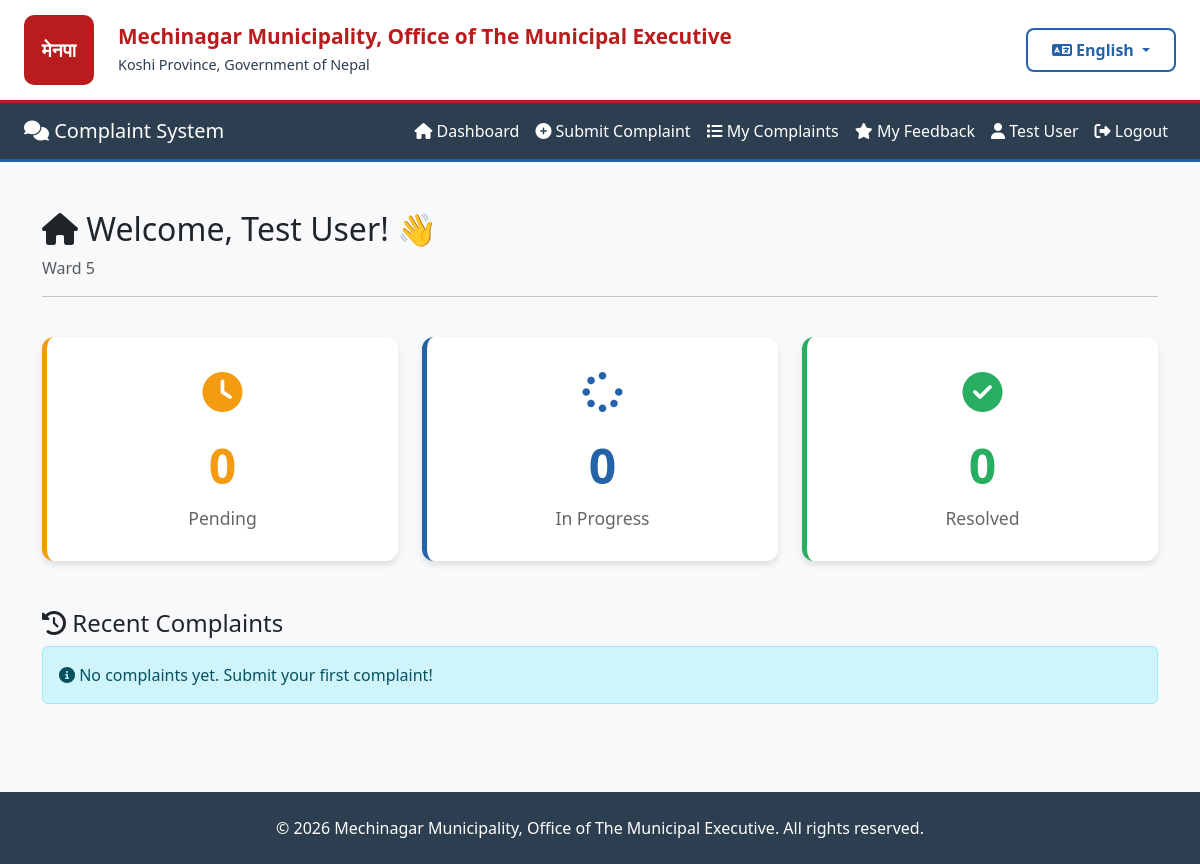
Before: /accounts/dashboard/ (signed in) with the older database file.
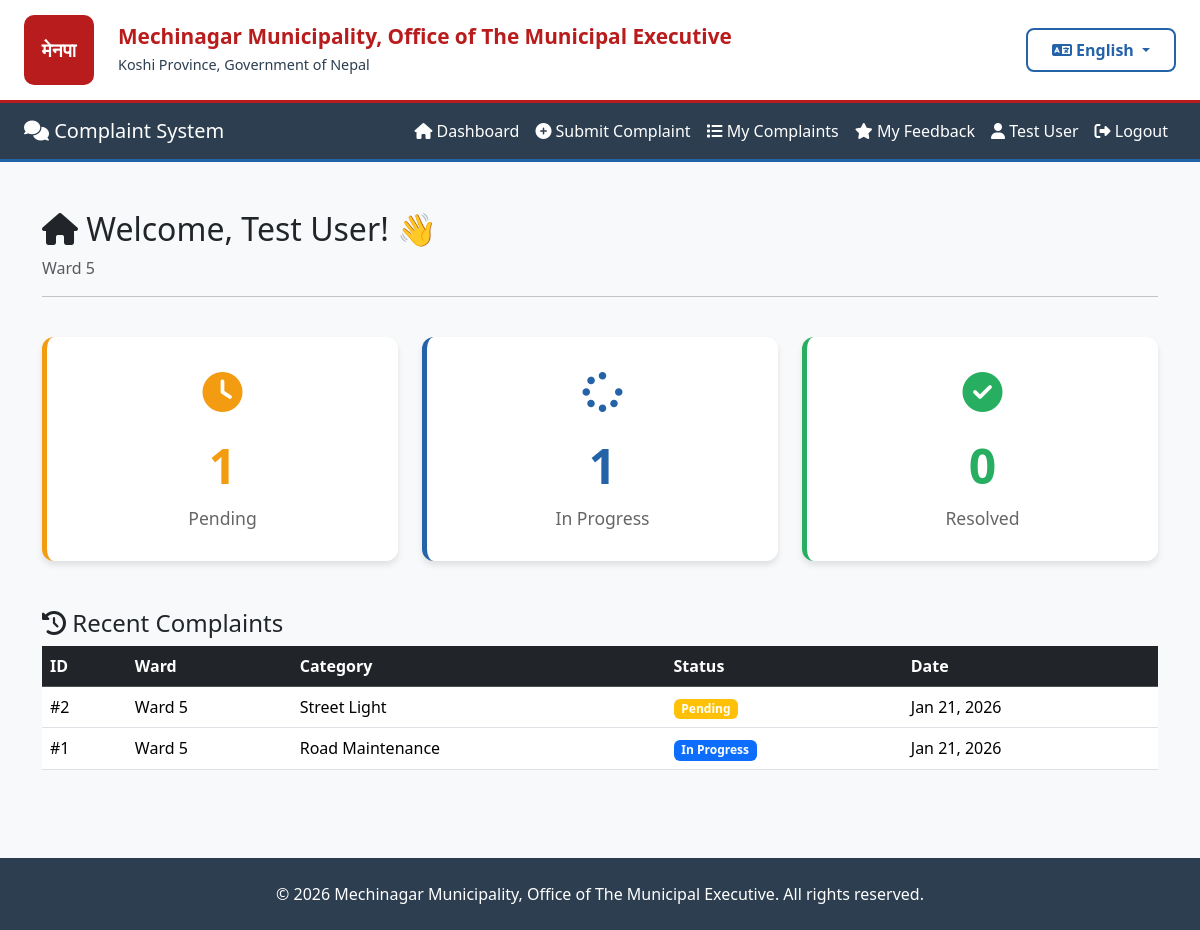
After: the same page with the newer database file.
### complaints/models.py (models this page shows, shortened)
class Complaint(models.Model):
    STATUS_CHOICES = [
        ('Pending', 'Pending'),
        ('In Progress', 'In Progress'),
        ('Resolved', 'Resolved'),
    ]
    CATEGORY_CHOICES = [
        ('Road Maintenance', 'Road Maintenance'),
        ('Street Light', 'Street Light'),
        ('Water Supply', 'Water Supply'),
        ('Sanitation', 'Sanitation'),
        ('Traffic', 'Traffic'),
        ('Parks', 'Parks & Recreation'),
        ('Other', 'Other'),
    ]
    WARD_CHOICES = [(str(i), f'Ward {i}') for i in range(1, 16)]
    user = models.ForeignKey(
        settings.AUTH_USER_MODEL,
        on_delete=models.CASCADE,
        related_name='complaints'
    )
    ward = models.CharField(
        max_length=2,
        choices=WARD_CHOICES,
        help_text="Select your ward number (1-15)"
    )
    category = models.CharField(max_length=100, choices=CATEGORY_CHOICES)
    description = models.TextField()
    image = models.ImageField(upload_to=complaint_image_path, blank=True, null=True)
    status = models.CharField(max_length=20, choices=STATUS_CHOICES, default='Pending')
    created_at = models.DateTimeField(auto_now_add=True)
    updated_at = models.DateTimeField(auto_now=True)
    class Meta:
        db_table = 'complaints'
        ordering = ['-created_at']
        verbose_name = 'Complaint'
        verbose_name_plural = 'Complaints'
        indexes = [
            models.Index(fields=['status', 'created_at']),
            models.Index(fields=['ward', 'status']),
        ]

### accounts/views.py (the view)
# urls.py: path('dashboard/', views.citizen_dashboard, name='citizen_dashboard'),
def citizen_dashboard(request):
    if not request.user.is_authenticated:
        return redirect('citizen_login')
    from complaints.models import Complaint
    from django.db.models import Count, Q
    stats = Complaint.objects.filter(user=request.user).aggregate(
        pending=Count('id', filter=Q(status='Pending')),
        in_progress=Count('id', filter=Q(status='In Progress')),
        resolved=Count('id', filter=Q(status='Resolved'))
    )
    recent_complaints = Complaint.objects.filter(user=request.user).select_related('user').order_by('-created_at')[:5]
    context = {
        'stats': stats,
        'recent_complaints': recent_complaints
    }
    return render(request, 'accounts/dashboard.html', context)

### core/context_processors.py (called while the page is built)
def language(request):
    lang = request.session.get('language', 'en')
    return {
        'lang': lang,
        'translations': get_lang_dict(lang),
        't': get_lang_dict(lang),  # Shorter alias
    }

### core/translation.py (called while the page is built)
def get_lang_dict(lang='en'):
    return TRANSLATIONS.get(lang, TRANSLATIONS['en'])

### accounts/templates/accounts/dashboard.html (shortened to what this page needs)
{% extends 'base.html' %}
{% block content %}
<div class="container py-4">
    <div class="row mb-4">
        <div class="col-12">
            <h2>
                <i class="fas fa-home"></i> Welcome, {{ user.fullname }}! 👋
            </h2>
            {% if user.ward %}
                <p class="text-muted">Ward {{ user.ward }}</p>
            {% endif %}
            <hr>
        </div>
    </div>
    <div class="row g-4 mb-5">
        <div class="col-md-4">
            <div class="stats-card pending">
                <div class="icon-container">
                    <i class="fas fa-clock" style="color: #f39c12;"></i>
                </div>
                <h2>{{ stats.pending }}</h2>
                <p>Pending</p>
            </div>
        </div>
        <div class="col-md-4">
            <div class="stats-card progress">
                <div class="icon-container">
                    <i class="fas fa-spinner" style="color: #2563a8;"></i>
                </div>
                <h2>{{ stats.in_progress }}</h2>
                <p>In Progress</p>
            </div>
        </div>
        <div class="col-md-4">
            <div class="stats-card resolved">
                <div class="icon-container">
                    <i class="fas fa-check-circle" style="color: #27ae60;"></i>
                </div>
                <h2>{{ stats.resolved }}</h2>
                <p>Resolved</p>
            </div>
        </div>
    </div>
    <div class="row">
        <div class="col-12">
            <h4><i class="fas fa-history"></i> Recent Complaints</h4>
            {% if recent_complaints %}
                <div class="table-responsive">
                    <table class="table table-hover">
                        <thead class="table-dark">
                            <tr>
                                <th>ID</th>
                                <th>Ward</th>
                                <th>Category</th>
                                <th>Status</th>
                                <th>Date</th>
                            </tr>
                        </thead>
                        <tbody>
                            {% for complaint in recent_complaints %}
                                <tr>
                                    <td>#{{ complaint.id }}</td>
                                    <td>Ward {{ complaint.ward }}</td>
                                    <td>{{ complaint.category }}</td>
                                    <td>
                                        {% if complaint.status == 'Pending' %}
                                            <span class="badge bg-warning">Pending</span>
                                        {% elif complaint.status == 'In Progress' %}
                                            <span class="badge bg-primary">In Progress</span>
                                        {% else %}
                                            <span class="badge bg-success">Resolved</span>
                                        {% endif %}
                                    </td>
                                    <td>{{ complaint.created_at|date:"M d, Y" }}</td>
                                </tr>
                            {% endfor %}
                        </tbody>
                    </table>
                </div>
            {% else %}
                <div class="alert alert-info">
                    <i class="fas fa-info-circle"></i> No complaints yet. Submit your first complaint!
                </div>
            {% endif %}
        </div>
    </div>
</div>
{% endblock %}

Changed rows visible on the page:
added Complaint: id "2", ward "5", category "Street Light", status "Pending", created_at "Jan 21, 2026"
added Complaint: id "1", ward "5", category "Road Maintenance", status "In Progress", created_at "Jan 21, 2026"
Other visible differences:
{{ stats.pending }}: "0" → "1"
{{ stats.in_progress }}: "0" → "1"
text no longer shown: "No complaints yet. Submit your first complaint!"
text now shown: "ID Ward Category Status Date"
